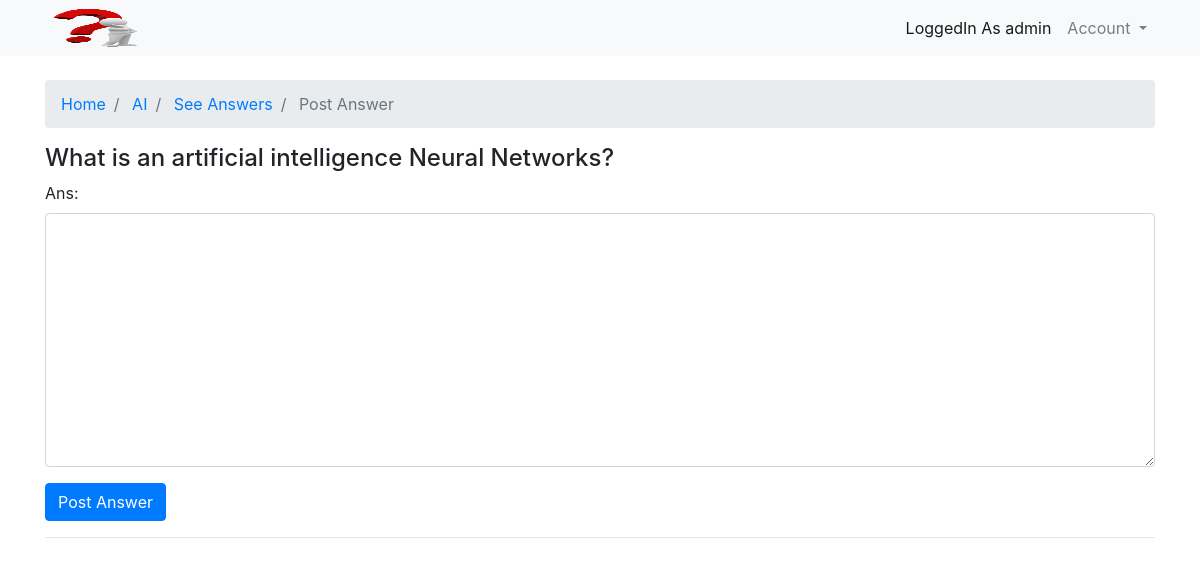
Page /title/1/ques/1/reply (signed in) on the committed database.
### app/models.py (models this page shows, shortened)
class Question(models.Model):
    ques = models.CharField(max_length=200)
    last_updated= models.DateTimeField(auto_now_add=True)
    title=models.ForeignKey(Title,related_name='questions',on_delete= models.CASCADE)
    started_by=models.ForeignKey(User,related_name='questions',on_delete= models.CASCADE)
    views = models.PositiveIntegerField(default=0)

class Title(models.Model):
    name=models.CharField(max_length=250,unique=True)
    desc=models.CharField(max_length=200)
    img=models.TextField(max_length=300)

### app/views.py (the view)
# urls.py: path('title/<int:pk>/ques/<int:ques_pk>/reply', views.post_ans, name='post_ans'),
@login_required
def post_ans(req, pk, ques_pk):
    ques = get_object_or_404(Question, title__pk = pk, pk=ques_pk)
    if req.method == 'POST':
        form = PostAns(req.POST)
        print("Post Request...")
        if form.is_valid():
            print("Form is valid...")
            ans = form.save(commit=False)
            ans.question = ques
            ans.created_by = req.user
            ans.save()
            print("Form saved successfully...")
            return redirect('show_ans', pk=pk, ques_pk = ques_pk)
    else:
        form = PostAns()
    return render(req, 'post_ans.html', {'ques' : ques, 'form' : form})

### app/forms.py
class PostAns(forms.ModelForm):
    class Meta:
        model = Post
        fields = ['ans']

### app/templates/post_ans.html (shortened to what this page needs)
{% extends 'base.html' %}
{% block breadcrumb %}
<li class="breadcrumb-item" aria-current="page">
    <a href="{% url 'index' %}">Home</a>
</li>
<li class="breadcrumb-item" aria-current="page">
    <a href="{% url 'title_ques' ques.title.pk %}">{{ques.title.name}}</a>
</li>
<li class="breadcrumb-item" aria-current="page">
    <a href="{% url 'show_ans' ques.title.pk ques.pk %}">See Answers</a>
</li>
<li class="breadcrumb-item active" aria-current="page"> Post Answer </li>
{% endblock %}
{% block content %}
<section id="new_ques">
    <h4>{{ques.ques}}</h4>
    <form method='post'>
        {% include 'includes/form.html' %}
        <button type="submit" class="btn btn-primary">Post Answer</button>
        <hr>
    </form>
</section>
{% endblock %}

### app/templates/base.html (shortened to what this page needs)
<!doctype html>
{% load static %}
<html lang="en">
  <head>
    <link rel="stylesheet" href="https://stackpath.bootstrapcdn.com/bootstrap/4.4.1/css/bootstrap.min.css">
    <link rel="stylesheet" href="{% static 'stylesheets/main.css' %}">
  </head>
  <body>
    <nav class="navbar navbar-expand-lg navbar-light bg-light">
      <div class="container">
      <a href="{% url 'index' %}">
        <img src="{% static 'images/qmark.png' %}" width="100" height="40" alt="logo">
      </a>
      <div class="collapse navbar-collapse" id="navbarNavDropdown">
        {% if user.is_authenticated %}
        <ul class="navbar-nav ml-auto">
          <li class="nav-item active">
            <span class="nav-link">LoggedIn As {{user.username}}</span>
          </li>
          <li class="nav-item dropdown">
            <a class="nav-link dropdown-toggle" href="#" id="navbarDropdownMenuLink" role="button" data-toggle="dropdown" aria-haspopup="true" aria-expanded="false">
              Account
            </a>
          </li>
        </ul>
        {% else %}
        <div class="ml-auto">
          <a href="{% url 'login' %}" class="btn btn-primary">Login</a>
          <a href="{% url 'signup' %}" class="btn btn-primary">Sign Up</a>
        </div>
        {% endif %}
      </div>
    </div>
    </nav>
    <section id="breadcrumbs" class="mt-4">
      <div class="container">
        <ol class="breadcrumb">
          {% block breadcrumb %}
          {% endblock %}
        </ol>
      </div>
    </section>
    <div class="container">
        {% block content %}
        {% endblock %}
    </div>
  </body>
</html>

### rows in the picture
Question: title.name "AI", ques "What is an artificial intelligence Neural Networks?"

### other values in the picture
{{ user.username }} "admin"
{{ field.label_tag }} "Ans:"
